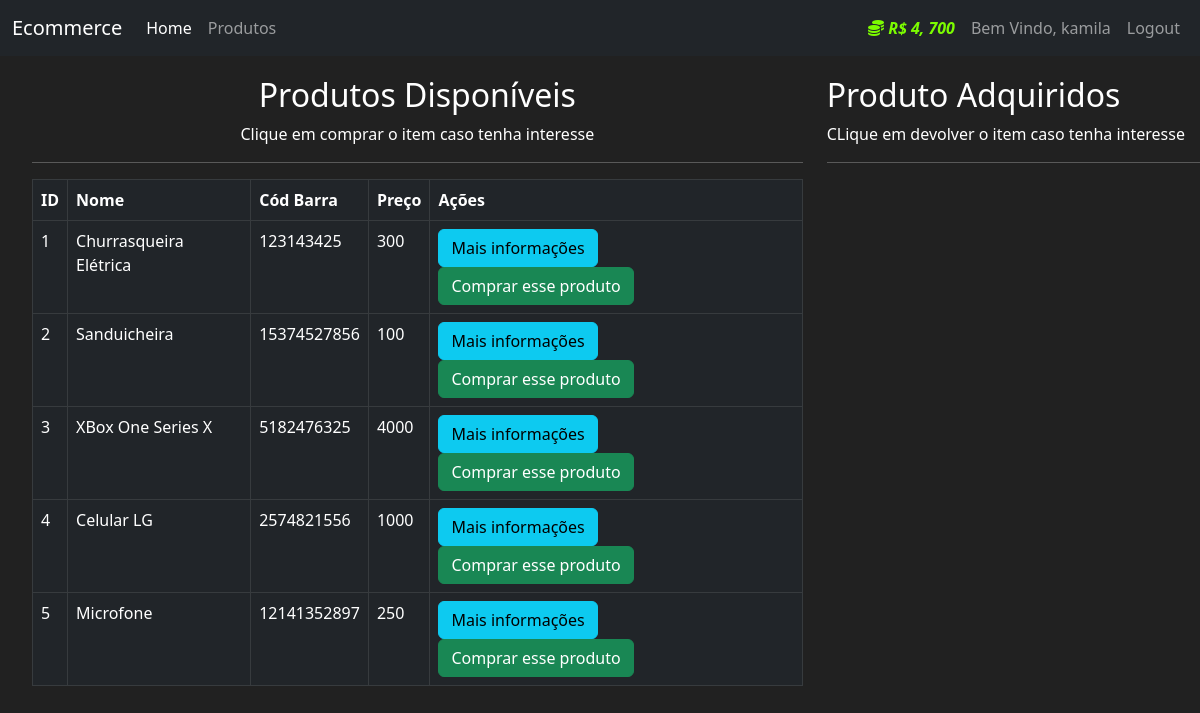
Page /produtos (signed in) on the committed database.
### mercado/models.py (models this page shows, shortened)
class User(db.Model, UserMixin):
    id = db.Column(db.Integer, primary_key=True)
    usuario = db.Column(db.String(length=30), nullable=False, unique=True)
    email = db.Column(db.String(length=50), nullable=False, unique=True)
    senha = db.Column(db.String(length=60), nullable=False, unique=True)
    valor = db.Column(db.Integer, nullable=False, default=5000)
    itens = db.relationship('Item', backref='dono_user', lazy=True)
    @property
    def formataValor(self):
        if len(str(self.valor)) >= 4: # R$ 400
            return f"R$ {str(self.valor)[:-3]}, {str(self.valor)[-3:]}"
        else:
            return f"R$ {self.valor}"
    @property
    def senhacrip(self):
        return self.senhacrip

class Item(db.Model):
    id = db.Column(db.Integer, primary_key=True)
    nome = db.Column(db.String(length=30), nullable=False, unique=True)
    preco = db.Column(db.Integer, nullable=False)
    cod_barra = db.Column(db.String(length=12), nullable=False, unique=True)
    descricao = db.Column(db.String(length=1024), nullable=False, unique=True)
    dono = db.Column(db.Integer, db.ForeignKey('user.id'))

### mercado/routes.py (the view, shortened to what this page needs)
@app.route('/produtos', methods=["GET", "POST"])
@login_required
def page_produto():
    compra_form = CompraProdutoForm()
    itens = Item.query.all()
    return render_template("produtos.html", itens=itens, compra_form=compra_form)

### mercado/models.py (called while the page is built)
@login_manager.user_loader
def load_user(user_id):
    return User.query.get(int(user_id))

### mercado/templates/produtos.html (shortened to what this page needs)
{% extends 'base.html' %}
{% block conteudo %}
    <div class="row" style="margin-top: 20px; margin-left: 20px;">
        <div class="col-8">
            <h2 style="text-align: center;" >Produtos Disponíveis</h2>
            <p style="text-align: center;"> Clique em comprar o item caso tenha interesse</p>
                <hr>
                <table class="table table-hover table-dark table-bordered">
                    <thead>
                        <tr>
                            <th scope="col">ID</th>
                            <th scope="col">Nome</th>
                            <th scope="col">Cód Barra</th>
                            <th scope="col">Preço</th>
                            <th scope="col">Ações</th>
                        </tr>
                    </thead>
                <tbody>
                    {% for item in itens %}
                    <tr>
                        <td>{{item.id}}</td>
                        <td>{{item.nome}}</td>
                        <td>{{item.cod_barra}}</td>
                        <td>{{item.preco}}</td>
                        <td>
                            <button data-bs-toggle="modal" data-bs-target="#exampleModal-{{item.id}}" class="btn btn-outline btn-info">Mais informações</button>
                            <button data-bs-toggle="modal" data-bs-target="#exampleModalCompra-{{item.id}}" class="btn btn-outline btn-success">Comprar esse produto</button>
                        </td>
                    </tr>
                    {% endfor %}
                </tbody>
            </table>
        </div>
        <div class="col-4">
            <h2>Produto Adquiridos</h2>
            <p>CLique em devolver o item caso tenha interesse</p>
            <hr>
        </div>
    </div>
{% endblock %}

### mercado/templates/base.html (shortened to what this page needs)
<!DOCTYPE html>
<html lang="en">
<head>
    <link rel="stylesheet" href="https://cdn.jsdelivr.net/npm/bootstrap@5.2.3/dist/css/bootstrap.min.css">
</head>
<body>
    <nav class="navbar navbar-expand-lg navbar-dark bg-dark">
        <div class="container-fluid">
          <a class="navbar-brand" href="#">Ecommerce</a>
          <div class="collapse navbar-collapse" id="navbarNav">
            <ul class="navbar-nav">
              <li class="nav-item">
                <a class="nav-link active" aria-current="page" href="{{url_for('page_home')}}">Home</a>
              </li>
              <li class="nav-item">
                <a class="nav-link" href="{{url_for('page_produto')}}">Produtos</a>
              </li>
            </ul>
          </div>
          {% if current_user.is_authenticated %}
          <div class="navbar-nav ms-auto">
            <a class="nav-link" style="color: lawngreen; font-weight: bold;">
              <i class="fas fa-coins"></i>
              <i>{{ current_user.formataValor }}</i>
            </a>
              <a class="nav-link">Bem Vindo, {{current_user.usuario}}</a>
              <a class="nav-link" href="{{url_for('page_logout')}}">Logout</a>
          </div>
          {% else %}
          <div class="navbar-nav ms-auto">
              <a class="nav-link" href="{{url_for('page_login')}}">Login</a>
              <a class="nav-link" href="{{url_for('page_cadastro')}}">Cadastro</a>
          </div>
          {% endif %}
        </div>
      </nav>
      {% block conteudo %}
    {% endblock %}
  </body>
</html>

### mercado/templates/base.html (style rules this page uses)
body { background-color: #212121; color: white; }

### rows in the picture
User: formataValor "R$ 4, 700", usuario "kamila"
Item: id "1", nome "Churrasqueira Elétrica", cod_barra "123143425", preco "300"
Item: id "2", nome "Sanduicheira", cod_barra "15374527856", preco "100"
Item: id "3", nome "XBox One Series X", cod_barra "5182476325", preco "4000"
Item: id "4", nome "Celular LG", cod_barra "2574821556", preco "1000"
Item: id "5", nome "Microfone", cod_barra "12141352897", preco "250"
